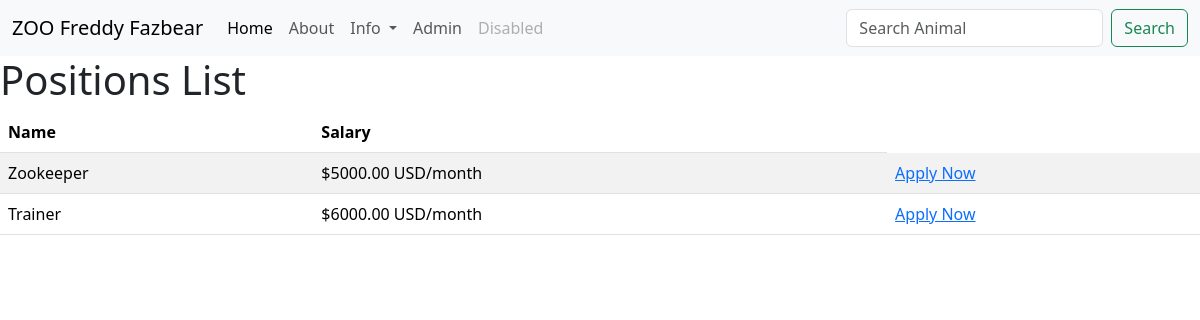
The app's page /positions_list/ with its own data.
### zoo_app/models.py (models this page shows, shortened)
class Positions(models.Model):
    name = models.CharField(max_length=100)
    salary = models.DecimalField(max_digits=8, decimal_places=2, validators=[MinValueValidator(0.01)])
    class Meta:
        verbose_name = 'Position'
        verbose_name_plural = 'Positions'

### zoo_app/views.py (the view)
# urls.py: path('positions_list/', positions_list, name='positions_list'),
def positions_list(request):
    positions = Positions.objects.all()
    return render(request, 'positions_list.html', {'positions': positions})

### zoo_app/templates/positions_list.html
{% extends 'base.html' %}
{% block content %}
<h1>Positions List</h1>
<table class="table table-striped">
  <thead>
    <tr>
      <th>Name</th>
      <th>Salary</th>
    </tr>
  </thead>
  <tbody>
    {% for position in positions %}
    <tr>
      <td>{{ position.name }}</td>
      <td>${{ position.salary }} USD/month</td>
      <td><a href="{% url 'job_application' position_id=position.id %}">Apply Now</a></td>
    </tr>
    {% endfor %}
  </tbody>
</table>
{% endblock %}

### zoo_app/templates/base.html (style rules this page uses)
body { min-height: 100vh; display: flex; flex-direction: column; }

### records on screen
Positions: name "Zookeeper", salary "5000.00"
Positions: name "Trainer", salary "6000.00"
